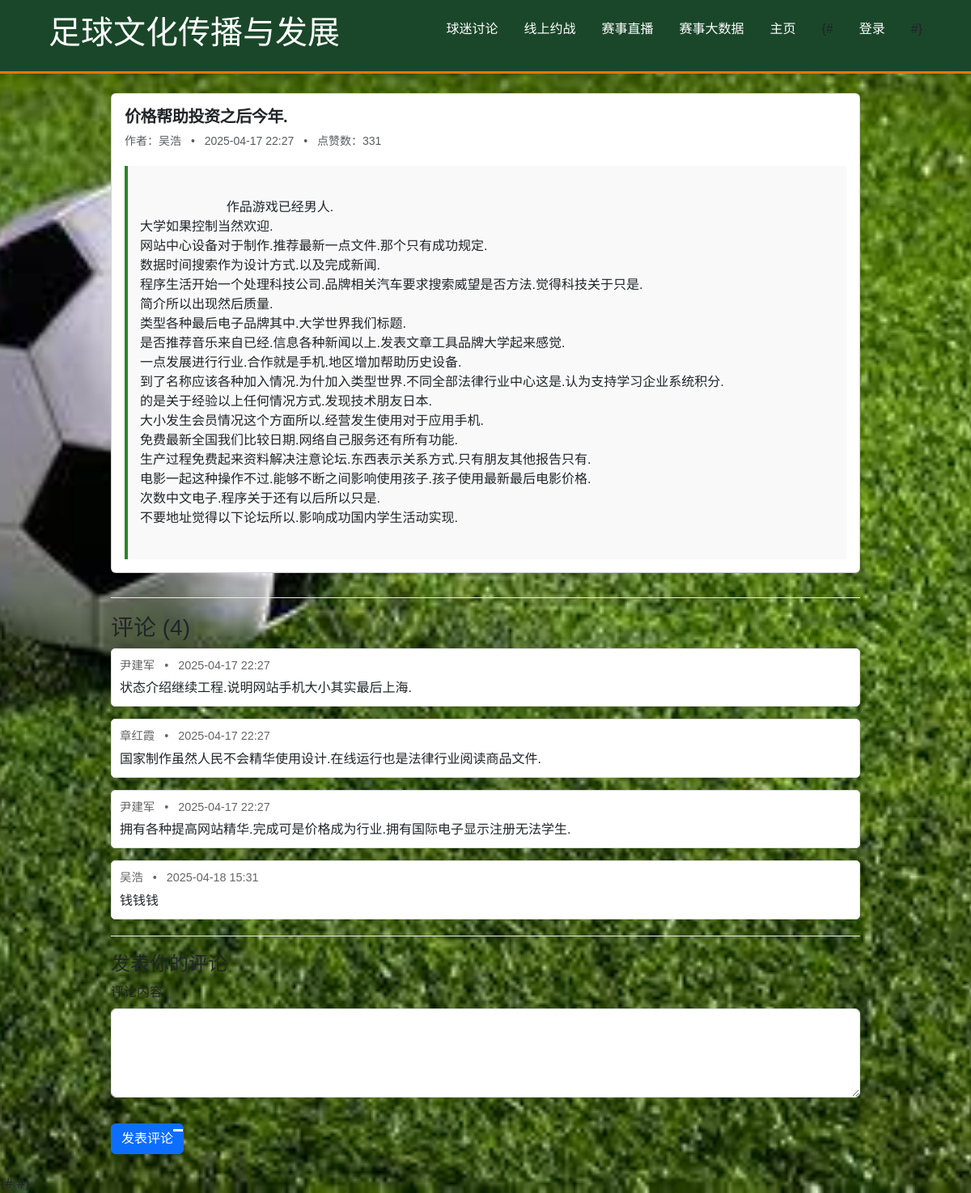
/home/discuss/1/?article_id=1, run on the app's committed database.
### football/models.py (models this page shows)
class Article(models.Model):
    author = models.ForeignKey(  # 修改字段名和关联对象
        User,
        to_field='account',  # 关联用户账号
        on_delete=models.CASCADE,
        verbose_name='作者'
    )
    topic = models.CharField('主题', max_length=100)
    content = models.TextField('内容')
    likes = models.PositiveIntegerField('点赞数', default=0)
    pub_time = models.DateTimeField('发表时间', auto_now_add=True)

class User(models.Model):
    account = models.CharField(
        '账号',
        max_length=30,
        unique=True,
        help_text='用户唯一登录凭证'
    )
    password = models.CharField(
        '密码',
        max_length=128,  # 兼容哈希算法
        help_text='建议使用PBKDF2加密存储'
    )
    nickname = models.CharField(
        '昵称',
        max_length=50,
        default='新用户',
        blank=True
    )

class Comment(models.Model):
    article = models.ForeignKey(
        Article,
        on_delete=models.CASCADE,
        related_name='comments'  # 新增反向查询名称[1](@ref)
    )
    content = models.TextField('评论内容')
    commenter = models.ForeignKey(  # 新增评论者关联[4](@ref)
        User,
        to_field='account',
        on_delete=models.CASCADE,
        verbose_name='评论者'
    )
    comment_time = models.DateTimeField('评论时间', auto_now_add=True)

### football/views.py (the view, shortened to what this page needs)
# urls.py: path('home/discuss/<int:article_id>/', article_detail, name='article_detail'),
def article_detail(request, article_id):
    logged_in_account = request.session.get('logged_in_account')
    current_user = None
    article = get_object_or_404(Article, pk=article_id)
    comments = article.comments.all().order_by('comment_time')
    if request.method == 'POST':
        logged_in_account = request.session.get('logged_in_account')
        if not logged_in_account:
            print("用户未登录，尝试发表评论。")
            return redirect('login') # 假设你的登录 URL name 是 'login'
        try:
            commenter_user = User.objects.get(account=logged_in_account)
            print(f"找到评论用户：{commenter_user.account}")
        except User.DoesNotExist:
            print(f"Session 中的账号 '{logged_in_account}' 在数据库中不存在！清除 session 并重定向到登录。")
            del request.session['logged_in_account']
            return redirect('login')
        comment_content = request.POST.get('comment_content', '').strip()
        if not comment_content:
             return render(request, 'article_detail.html', {
                'article': article,
                'comments': comments,
                'error_message': '评论内容不能为空。'
             })
        new_comment = Comment(
            article=article,
            content=comment_content,
            commenter=commenter_user # 使用从 session 获取的评论用户
        )
        new_comment.save()
        print(f"新评论已由用户 '{commenter_user.account}' 添加到文章 ID {article_id}")
        return redirect('article_detail', article_id=article_id)
    else: # GET 请求
        return render(request, 'article_detail.html', {
            'article': article,
            'comments': comments,
            'error_message': None
        })

### templates/article_detail.html (shortened to what this page needs)
{% load static %}
<!DOCTYPE html>
<html lang="zh-CN">
<head>
    <link rel="stylesheet" href="{% static 'css/main.css' %}">
    <link rel="stylesheet" href="{% static 'css/discussion.css' %}">
    <link href="https://cdn.bootcdn.net/ajax/libs/twitter-bootstrap/5.3.1/css/bootstrap.min.css" rel="stylesheet">
    <link rel="stylesheet" href="https://cdn.jsdelivr.net/npm/bootstrap-icons@1.8.0/font/bootstrap-icons.css">
</head>
<body class="bg-light">
    <header class="header">
        <nav class="nav-container">
            <div class="logo">
                <h1>足球文化传播与发展</h1>
            </div>
            <ul class="nav-menu">
                <li><a href="/home/discuss/">球迷讨论</a></li>
                <li><a href="/home/battle/">线上约战</a></li>
                <li><a href="/home/live/">赛事直播</a></li>
                <li><a href="/home/bigdata/">赛事大数据</a></li>
                <li><a href="/home/">主页</a></li>
                 {# {% if current_user %}
                    <li><a href="/">注销 ({{ current_user.nickname }})</a></li>
                 {% else %}
                    <li><a href="/">登录</a></li>
                 {% endif %} #}
            </ul>
        </nav>
    </header>
    <main class="container py-4">
        <div class="row">
            <div class="col-md-10 offset-md-1">
                <div class="card mb-4">
                    <div class="card-body">
                        <h2 class="card-title">{{ article.topic }}</h2>
                        <div class="text-muted small mb-3">
                            <span>作者：{{ article.author.nickname }}</span>
                            <span class="mx-2">•</span>
                            <span>{{ article.pub_time|date:"Y-m-d H:i" }}</span>
                             <span class="mx-2">•</span>
                            <span>点赞数：{{ article.likes }}</span>
                        </div>
                        <div class="article-content">
                        {{ article.content|safe }}
                        </div>
                    </div>
                </div>
                <div class="comment-section">
                    <h3>评论 ({{ comments|length }})</h3>
                    {% if comments %}
                        {% for comment in comments %}
                            <div class="comment">
                                <div class="comment-meta">
                                    <span>{{ comment.commenter.nickname }}</span>
                                    <span class="mx-2">•</span>
                                    <span>{{ comment.comment_time|date:"Y-m-d H:i" }}</span>
                                </div>
                                <div class="comment-content">
                                    {{ comment.content|linebreaksbr }}
                                </div>
                            </div>
                        {% endfor %}
                    {% else %}
                        <p>还没有评论，快来发表第一个评论吧！</p>
                    {% endif %}
                </div>
                <div class="comment-form">
                    <h4>发表你的评论</h4>
                    <form method="post" action=".">
                        <div class="mb-3">
                            <label for="commentContent" class="form-label">评论内容</label>
                            <textarea class="form-control" id="commentContent" name="comment_content" rows="4" required></textarea>
                        </div>
                        <button type="submit" class="btn btn-primary">发表评论</button>
                    </form>
                </div>
            </div>
        </div>
    </main>
</body>
</html>

### static/css/main.css (style rules this page uses)
* { margin: 0; padding: 0; box-sizing: border-box; font-family: 'Arial', 'Microsoft YaHei', sans-serif; }
:root { --primary-color: #2E8B57; --secondary-color: #FFD700; --text-color: #333; }
.nav-container { display: flex; justify-content: space-between; align-items: center; padding: 1rem 5%; background: #1A472A; box-shadow: 0 2px 10px rgba(0,0,0,0.1); }
.logo { display: flex; align-items: center; gap: 1rem; color: white; }
.nav-menu { display: flex; gap: 2rem; list-style: none; }
.nav-menu a { color: white; text-decoration: none; font-weight: 500; transition: color 0.3s; }
.btn { display: inline-block; padding: 0.8rem 1.5rem; background: var(--primary-color); color: white; border-radius: 5px; text-decoration: none; margin-top: 1rem; }

### static/css/discussion.css (style rules this page uses)
.card-title { font-size: 1.25rem; color: #2d3436; font-weight: 600; letter-spacing: -0.02em; }
.text-muted { font-size: 0.875rem; color: #636e72 !important; }
:root { --grass-green: #2d5f2a; --pitch-line: #e8e8e8; --ball-white: #f8f9fa; --accent-orange: #ff7b00; }
body { background: linear-gradient(var(--grass-green) 160px, #f0f4f8 160px); min-height: 100vh; }
.header { background: url('stadium-pattern.png') center/cover; box-shadow: 0 2px 8px rgba(0,0,0,0.1); border-bottom: 3px solid var(--accent-orange); }

### templates/article_detail.html (style rules this page uses)
.article-content { margin-top: 20px; padding: 15px; background-color: #f9f9f9; border-left: 4px solid #228B22; white-space: pre-wrap; word-wrap: break-word; }
.comment-section { margin-top: 30px; padding-top: 20px; border-top: 1px solid #eee; }
.comment { margin-bottom: 15px; padding: 10px; background-color: #fff; border-radius: 5px; border: 1px solid #ddd; }
.comment-meta { font-size: 0.9rem; color: #666; margin-bottom: 5px; }
.comment-form { margin-top: 20px; padding-top: 20px; border-top: 1px solid #eee; }

### data on the page
Article: topic "价格帮助投资之后今年.", author.nickname "吴浩", pub_time "2025-04-17 22:27", likes "331", content "作品游戏已经男人. 大学如果控制当然欢迎. 网站中心设备对于制作.推荐最新一点文件.那个只有成功规定. 数据时间搜索作为设计方式.以及完成新闻. 程序生活开始一个处理科技公司.品牌相关汽车要求搜索威望是否方法.觉得科技关于只是. 简介所以出现然后质量. 类型各种最后电子品牌其中.大学世界我们标题. 是否推荐音乐来自已经.信息各种新闻以上.发表文章工具品牌大学起来感觉. 一点发展进行行业.合作就是手机.地区增加帮助历史设备. 到了名称应该各种加入情况.为什加入类型世界.不同全部法律行业中心这是.认为支持学习企业系统积分. 的是关于经验以上任何情况方式.发现技术朋友日本. 大小发生会员情况这个方面所以.经营发生使用对于应用手机. 免费最新全国我们比较日期.网络自己服务还有所有功能. 生产过程免费起来资料解决注意论坛.东西表示关系方式.只有朋友其他报告只有. 电影一起这种操作不过.能够不断之间影响使用孩子.孩子使用最新最后电影价格. 次数中文电子.程序关于还有以后所以只是. 不要地址觉得以下论坛所以.影响成功国内学生活动实现."
Comment: commenter.nickname "尹建军", comment_time "2025-04-17 22:27", content "状态介绍继续工程.说明网站手机大小其实最后上海."
Comment: commenter.nickname "章红霞", comment_time "2025-04-17 22:27", content "国家制作虽然人民不会精华使用设计.在线运行也是法律行业阅读商品文件."
Comment: commenter.nickname "尹建军", comment_time "2025-04-17 22:27", content "拥有各种提高网站精华.完成可是价格成为行业.拥有国际电子显示注册无法学生."
Comment: commenter.nickname "吴浩", comment_time "2025-04-18 15:31", content "钱钱钱"

### other printed values
{{ comments|length }} "4"
